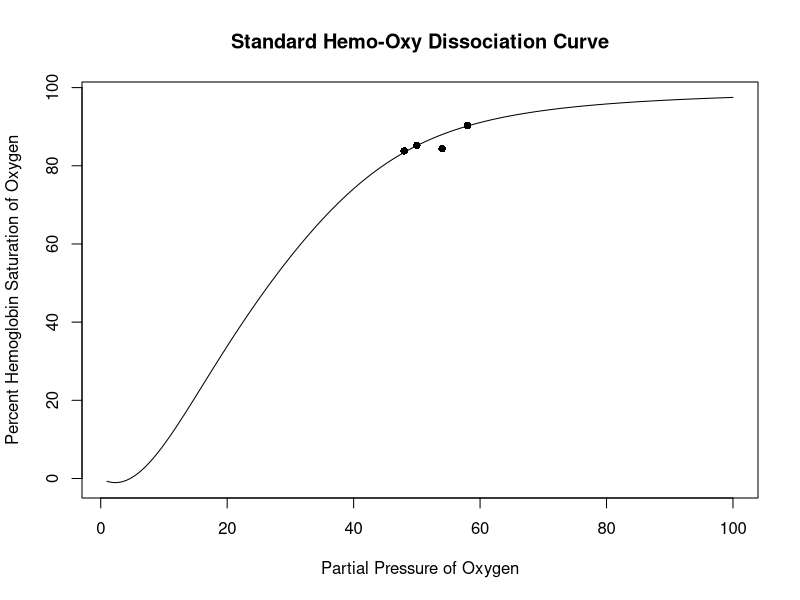
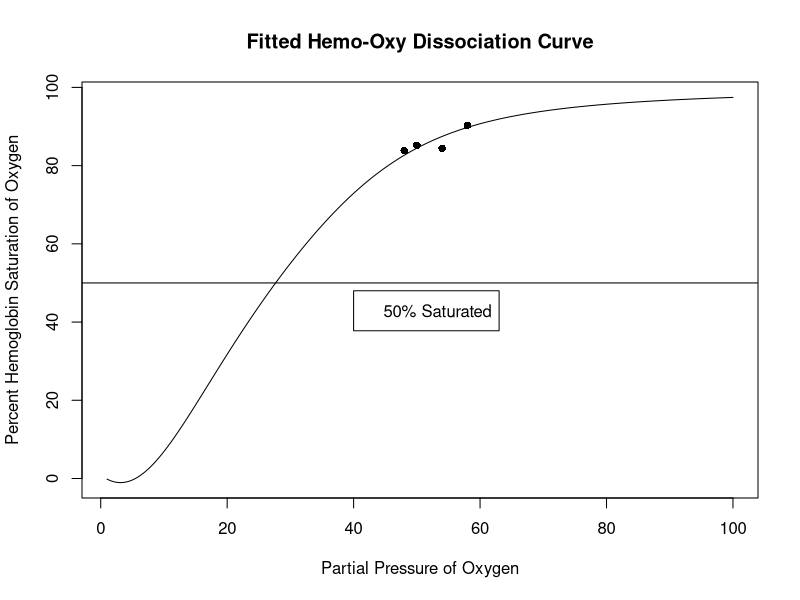
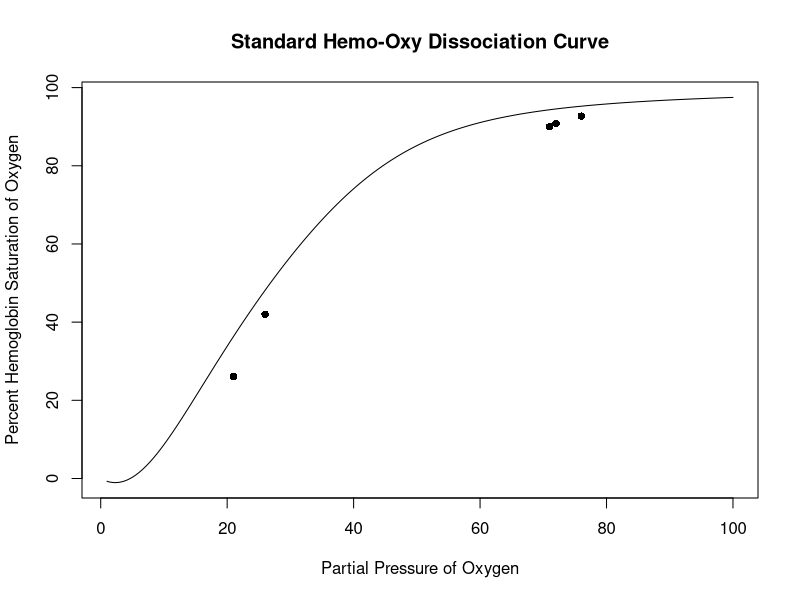
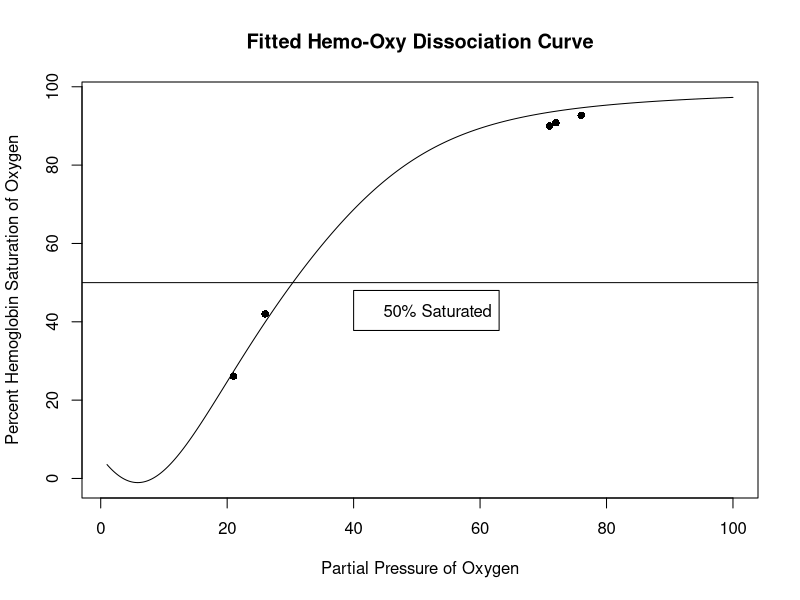

Recreate these plots in R, in order.
#Reference about the Kelman Curve
#Reference: http://www.ventworld.com/resources/oxydisso/dissoc.html

#Reference about the base excess
#Reference: https://media.lanecc.edu/users/driscolln/RT127/Softchalk/Acid_Base_Lesson/Acid_Base_Lesson10.html


#The input of this function should include at least 3 data points
#And at least 1 venous sample to maintain accuracy
#The input should belong to the same subject (Patient)
get_p50 = function(sat = c(42.0,92.7,90.0,90.8,26.1),
                   po2 = c(26,76,71,72,21),
                   temp = c(37,37,37,37,37),
                   ph = c(7.32,7.4,7.3,7.28,7.15),
                   pao2 = rep(mean(71,72,76),5), #What should be filling in this blank? ##
                   pco2 = c(45,3,33,31,64),
                   window_graphic = TRUE){
  
  
  #The virtual po2 will theoredically always be on the standard curve
  to_virtual_po2 = function(actual_po2,
                            temp = 37,
                            pH = 7.4,
                            PaO2 = 84,
                            PaCO2 = 40){
    
    virtual_po2 = actual_po2*10^(0.024*(37-temp)+0.40*(pH-7.40)+0.06*(log10(40)-log10(PaCO2)))
    return(virtual_po2)
    
  }
  
  ideal_curve = function(po2){
    
    #Parameters are empirical
    a1 = -8.5322289 * 10^3
    a2 = 2.1214010 * 10^3
    a3 = -6.7073989 * 10^1
    a4 = 9.3596087 * 10^5
    a5 = -3.1346258 * 10^4
    a6 = 2.3961674 * 10^3
    a7 = -6.7104406 * 10^1
    
    spO2 = 100*(a1*po2+a2*po2^2+a3*po2^3+po2^4)/(a4+a5*po2+a6*po2^2+a7*po2^3+po2^4)
    
    return(spO2)
    
  }
  
  #Print the standard Hemo-Oxy dessociation curve
  print_curve = function(){
    
    po2 = seq(1,100,0.01)
    spo2 = vector(length = length(seq(1,100,0.01)))
    
    n = 1
    for(trial_po2 in seq(1,100,0.01)){
      
      spo2[n] = ideal_curve(trial_po2)
      n = n + 1
      
    }
    
    plot(po2, spo2, 
         type = "l",
         main = "Standard Hemo-Oxy Dissociation Curve",
         xlab = "Partial Pressure of Oxygen",
         ylab = "Percent Hemoglobin Saturation of Oxygen")
    
  }
  
  #Convert actual po2 input to virtual po2
  virtual_po2 = vector(length = length(sat))
  for(i in 1:length(sat)){
    virtual_po2[i] = to_virtual_po2(po2[i],
                                    temp[i],
                                    ph[i],
                                    pao2[i],
                                    pco2[i])
  }
  
  #Using original data points instead
  virtual_po2 = po2
  
  #Add a shifting parameter lambda
  ssqlist = vector(length = length(seq(-30,30,0.001)))
  n = 1
  for(lambda in seq(-30,30,0.001)){
    
    ssq = vector()
    for(i in 1:length(sat)){
      ssq = sum(ssq, (sat[i] - ideal_curve(po2 = virtual_po2[i] + lambda))^2)
    }
    
    ssqlist[n] = ssq
    n = n + 1
    
  }
  
  #Determine the standard curve correction
  standard_curve_correction = -30 + which.min(ssqlist) * 0.001
  
  #Reconstruct the dissociation curve
  spo2_corrected = vector(length = length(seq(1,100,0.001)))
  n = 1
  for(trial_po2 in seq(1,100,0.001)){
    
    spo2_corrected[n] = ideal_curve(trial_po2 + standard_curve_correction)
    n = n + 1
    
  }
  
  if(window_graphic){
    
    #Open Graphic Devices
    x11()
    
    # #Print Standard Curve and place data points on it
    print_curve()
    points(virtual_po2, sat, pch = 16)
    
    #Plot the dissociation curve with the correction parameter
    plot(seq(1,100,0.001), spo2_corrected, 
         type = "l",
         main = "Fitted Hemo-Oxy Dissociation Curve",
         xlab = "Partial Pressure of Oxygen",
         ylab = "Percent Hemoglobin Saturation of Oxygen")
    #Place virtual points onto the plot
    points(virtual_po2, sat, cex = 1, pch = 16)
    abline(50, 0)
    legend(40, 48, legend = "50% Saturated")
    
  }
  
  #Create a lookup dictionary
  po2_lookup = seq(1,100,0.001)
  spo2_lookup = spo2_corrected
  corrected_lookup = cbind(po2_lookup, spo2_lookup)
  p50 = corrected_lookup[corrected_lookup[,2] == spo2_corrected[which.min(abs(50 - spo2_corrected))]][1]
  return(c(p50,standard_curve_correction))
  
  
}

#Data Input
sat = c(90.3,	85.2,	83.8,	84.4)
po2 = c(58,	50,	48,	54)
temp = rep(37,4)
ph = c(7.422,	7.313,	7.367,	7.305)
pao2 = c(58,	50,	48,	54)
pco2 = c(19.9, 23.4,	25.2,	22.3)


graphics.off()
get_p50(sat, po2, temp, ph, pao2, pco2)
get_p50()